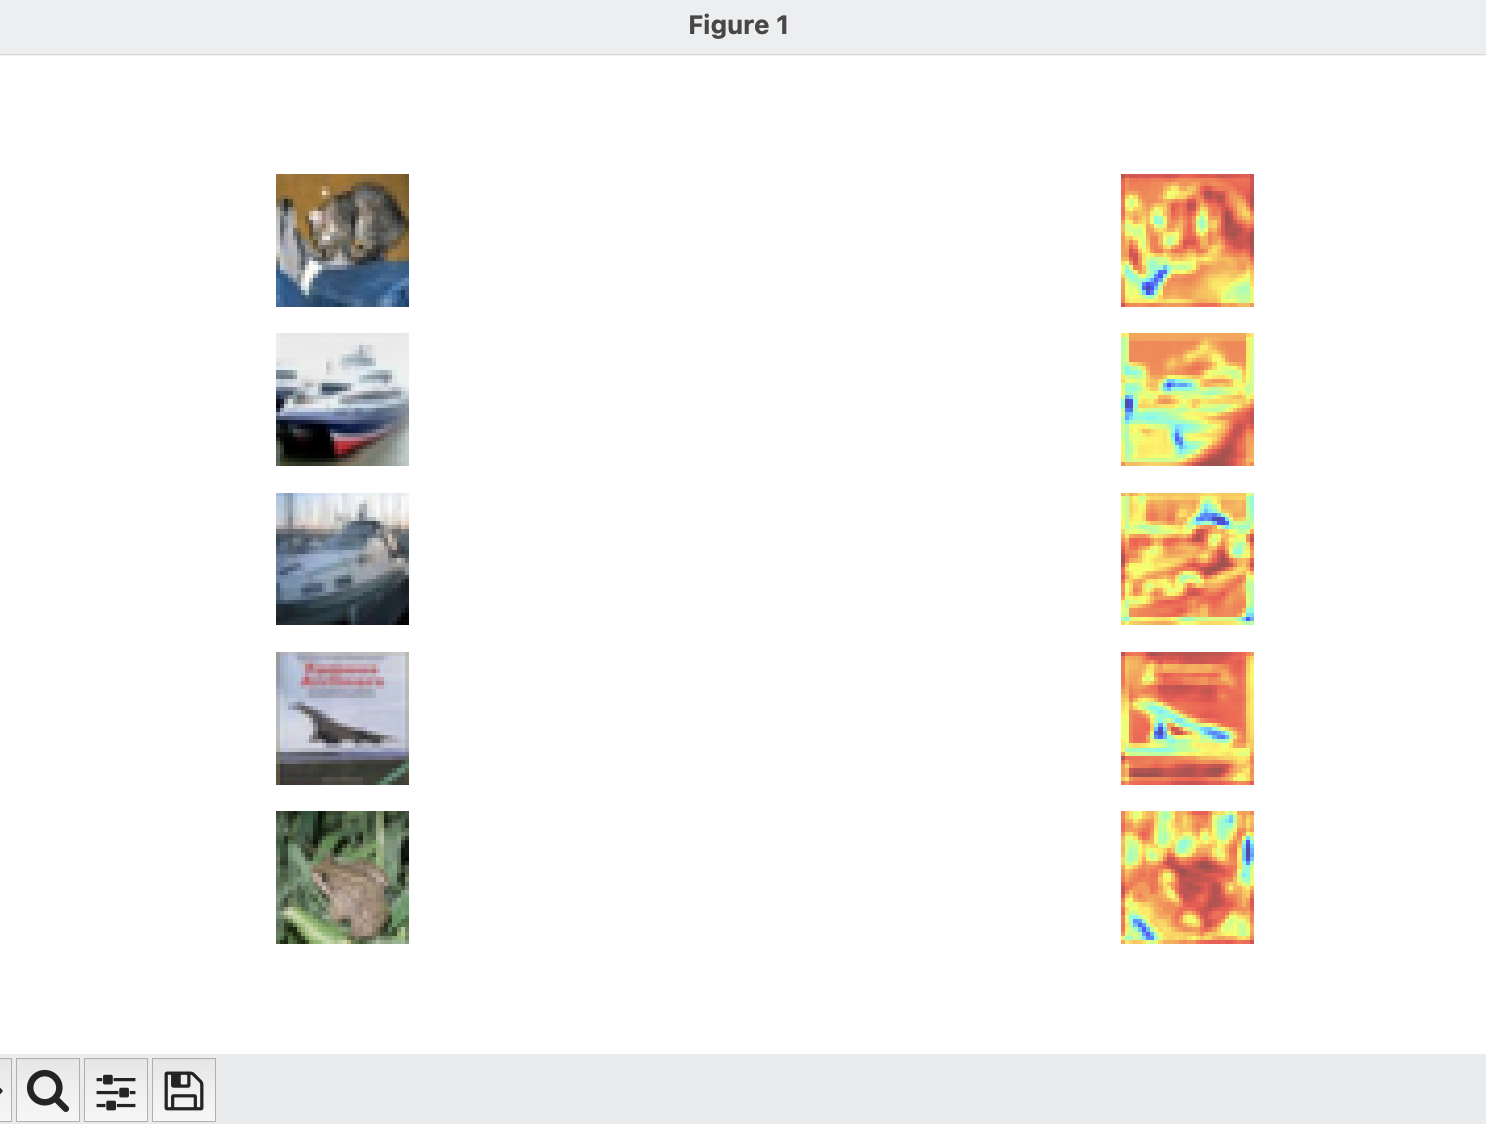

This figure's Python source:
# ## -- Use pytorch to implement image recognition Attention mechanism and visualize the process

# To implement an image recognition model with an Attention mechanism using PyTorch, we will go through the following steps:

# 1. **Dataset Selection**: Use a popular dataset like CIFAR-10 for simplicity, as it contains 10 classes of small images.
# 2. **Model Architecture**: Design a Convolutional Neural Network (CNN) integrated with an Attention mechanism.
# 3. **Attention Mechanism**: Add a spatial Attention mechanism that helps the model focus on important parts of the image.
# 4. **Training**: Train the model on the dataset.
# 5. **Visualization**: Visualize the Attention weights over the image to understand which regions the model focuses on.

# Let's break it down into code and explanation:

# ### 1. Dataset Setup
# We'll use CIFAR-10 as the dataset for this example:

# ```python
import torch
import torchvision
import torchvision.transforms as transforms
from torch.utils.data import DataLoader

# Define transformations for the training set
transform = transforms.Compose([
    transforms.ToTensor(),
    transforms.Normalize((0.5, 0.5, 0.5), (0.5, 0.5, 0.5))
])

# Download and load CIFAR-10 dataset
trainset = torchvision.datasets.CIFAR10(root='./data', train=True, download=True, transform=transform)
trainloader = DataLoader(trainset, batch_size=32, shuffle=True)

testset = torchvision.datasets.CIFAR10(root='./data', train=False, download=True, transform=transform)
testloader = DataLoader(testset, batch_size=32, shuffle=False)
# ```

# ### 2. CNN with Attention
# We'll add a simple CNN model, incorporating a spatial Attention mechanism.

# ```python
import torch.nn as nn
import torch.nn.functional as F

class Attention(nn.Module):
    def __init__(self, in_channels, out_channels):
        super(Attention, self).__init__()
        self.conv = nn.Conv2d(in_channels, out_channels, kernel_size=1)
        self.softmax = nn.Softmax(dim=-1)

    def forward(self, x):
        # Global feature extraction
        global_features = torch.mean(x, dim=(2, 3), keepdim=True)
        attention_map = self.conv(global_features)
        attention_map = self.softmax(attention_map)
        out = x * attention_map
        return out

class CNNWithAttention(nn.Module):
    def __init__(self):
        super(CNNWithAttention, self).__init__()
        # Convolutional layers
        self.conv1 = nn.Conv2d(3, 32, kernel_size=3, padding=1)
        self.conv2 = nn.Conv2d(32, 64, kernel_size=3, padding=1)
        self.pool = nn.MaxPool2d(2, 2)

        # Attention layer
        self.attention = Attention(64, 64)

        # Fully connected layers
        self.fc1 = nn.Linear(64 * 8 * 8, 512)
        self.fc2 = nn.Linear(512, 10)

    def forward(self, x):
        x = self.pool(F.relu(self.conv1(x)))
        x = self.pool(F.relu(self.conv2(x)))

        # Attention mechanism
        x = self.attention(x)

        x = x.view(-1, 64 * 8 * 8)
        x = F.relu(self.fc1(x))
        x = self.fc2(x)
        return x
# ```

# ### 3. Training Loop

# ```python
import torch.optim as optim

# Initialize the model, loss function, and optimizer
model = CNNWithAttention()
criterion = nn.CrossEntropyLoss()
optimizer = optim.Adam(model.parameters(), lr=0.001)

# Training loop
for epoch in range(5):  # Train for 5 epochs
    running_loss = 0.0
    for inputs, labels in trainloader:
        # Zero the parameter gradients
        optimizer.zero_grad()

        # Forward pass
        outputs = model(inputs)
        loss = criterion(outputs, labels)

        # Backward pass and optimize
        loss.backward()
        optimizer.step()

        running_loss += loss.item()

    print(f"Epoch [{epoch + 1}/5], Loss: {running_loss / len(trainloader)}")
# ```

# ### 4. Attention Visualization

# To visualize the Attention mechanism, we'll extract the Attention maps and overlay them on the original images.

# ```python
import matplotlib.pyplot as plt
import numpy as np

# Function to visualize attention
def visualize_attention(model, data_loader, num_images=5):
    model.eval()
    images, _ = next(iter(data_loader))
    images = images[:num_images]

    with torch.no_grad():
        outputs = model.conv1(images)  # Initial convolution layers
        outputs = model.conv2(F.relu(outputs))  # Second layer
        attention_maps = model.attention(outputs)  # Attention maps

    fig, axes = plt.subplots(num_images, 2, figsize=(10, 5))

    for i in range(num_images):
        # Original image
        img = images[i].permute(1, 2, 0).numpy()
        img = (img * 0.5) + 0.5  # Unnormalize
        axes[i, 0].imshow(img)
        axes[i, 0].axis('off')

        # Attention map
        attention = attention_maps[i].mean(dim=0).numpy()  # Average over channels
        axes[i, 1].imshow(attention, cmap='jet', alpha=0.7)
        axes[i, 1].axis('off')

    plt.show()

# Visualize the attention on the first few images from the test set
visualize_attention(model, testloader)
# ```

# ### Summary of the Process:
# - **Attention Mechanism**: We implemented an Attention mechanism that helps the model focus on specific regions of the image.
# - **Visualization**: The attention maps are visualized by overlaying them on the original images to see where the model "looks" during classification.

# You can experiment with different datasets, models, and attention mechanisms for improved performance.

# --- run ------ => attention_visualization.png Heatmap so cool！
# @ python attention_visualization.py
# Downloading https://www.cs.toronto.edu/~kriz/cifar-10-python.tar.gz to ./data/cifar-10-python.tar.gz
# 100%|████████████████████████████████████████████████████████████████████████████████████████████████████| 170498071/170498071 [00:12<00:00, 13340346.39it/s]
# Extracting ./data/cifar-10-python.tar.gz to ./data
# Files already downloaded and verified
# Epoch [1/5], Loss: 1.249887264392655
# Epoch [2/5], Loss: 0.8511413313300656
# Epoch [3/5], Loss: 0.6426525164111944
# Epoch [4/5], Loss: 0.4692297567180236
# Epoch [5/5], Loss: 0.3019894320358089
# 
